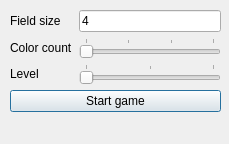
<?xml version="1.0" encoding="UTF-8"?>
<ui version="4.0">
 <class>OptionsDialog</class>
 <widget class="QDialog" name="OptionsDialog">
  <property name="geometry">
   <rect>
    <x>0</x>
    <y>0</y>
    <width>229</width>
    <height>144</height>
   </rect>
  </property>
  <property name="windowTitle">
   <string>Dialog</string>
  </property>
  <widget class="QWidget" name="formLayoutWidget">
   <property name="geometry">
    <rect>
     <x>10</x>
     <y>10</y>
     <width>211</width>
     <height>121</height>
    </rect>
   </property>
   <layout class="QFormLayout" name="formLayout">
    <item row="0" column="0">
     <widget class="QLabel" name="label">
      <property name="text">
       <string>Field size</string>
      </property>
     </widget>
    </item>
    <item row="0" column="1">
     <widget class="QLineEdit" name="editSize">
      <property name="text">
       <string>4</string>
      </property>
     </widget>
    </item>
    <item row="1" column="0">
     <widget class="QLabel" name="label_2">
      <property name="text">
       <string>Color count</string>
      </property>
     </widget>
    </item>
    <item row="1" column="1">
     <widget class="QSlider" name="colorCountSlider">
      <property name="minimum">
       <number>2</number>
      </property>
      <property name="maximum">
       <number>5</number>
      </property>
      <property name="orientation">
       <enum>Qt::Horizontal</enum>
      </property>
      <property name="tickPosition">
       <enum>QSlider::TicksAbove</enum>
      </property>
      <property name="tickInterval">
       <number>1</number>
      </property>
     </widget>
    </item>
    <item row="3" column="0" colspan="2">
     <widget class="QPushButton" name="generateButton">
      <property name="text">
       <string>Start game</string>
      </property>
     </widget>
    </item>
    <item row="2" column="1">
     <widget class="QSlider" name="levelSlider">
      <property name="minimum">
       <number>1</number>
      </property>
      <property name="maximum">
       <number>3</number>
      </property>
      <property name="value">
       <number>1</number>
      </property>
      <property name="orientation">
       <enum>Qt::Horizontal</enum>
      </property>
      <property name="tickPosition">
       <enum>QSlider::TicksAbove</enum>
      </property>
      <property name="tickInterval">
       <number>1</number>
      </property>
     </widget>
    </item>
    <item row="2" column="0">
     <widget class="QLabel" name="label_3">
      <property name="text">
       <string>Level</string>
      </property>
     </widget>
    </item>
   </layout>
  </widget>
 </widget>
 <resources/>
 <connections/>
</ui>
